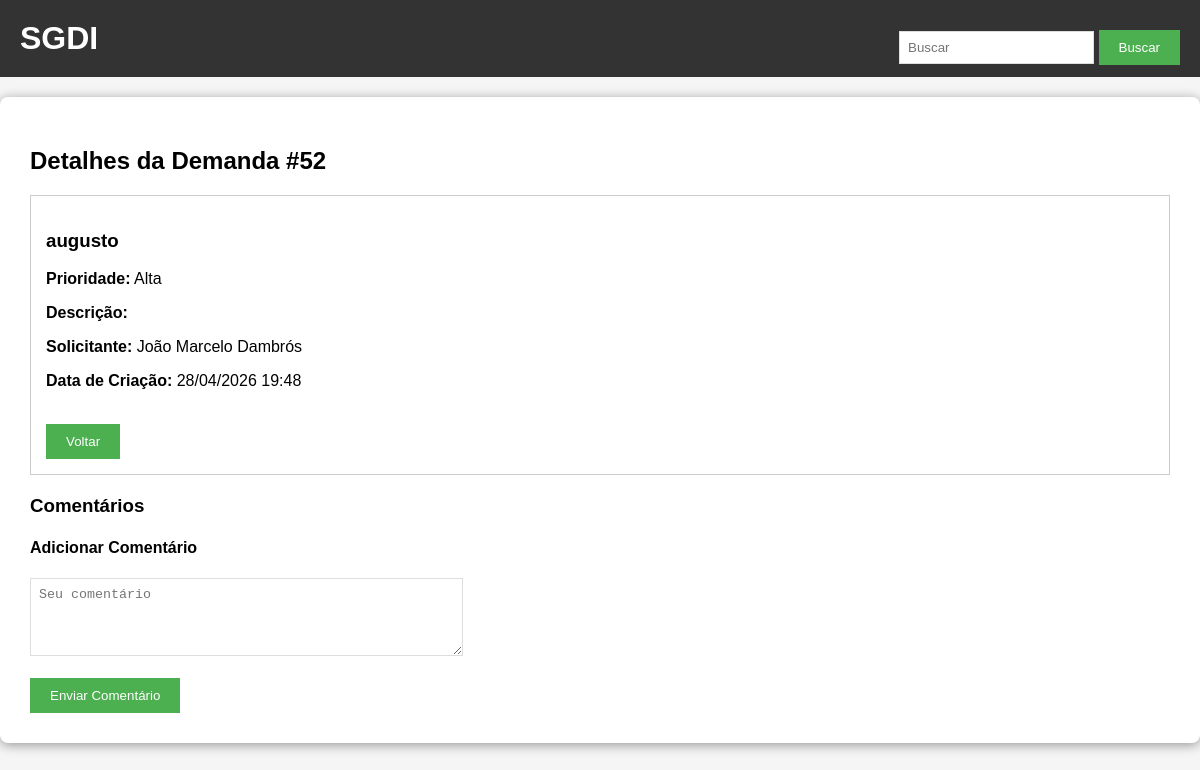
The app's page /detalhes/52 (signed in) with its own data.
### tables this page shows
CREATE TABLE demandas (
        id INTEGER PRIMARY KEY AUTOINCREMENT,
        titulo TEXT,
        descricao TEXT,
        solicitante TEXT,
        data_criacao TEXT,
        id_prioridade INTEGER,
        FOREIGN KEY (id_prioridade) REFERENCES prioridades(id)
    );

CREATE TABLE prioridades (
        id INTEGER PRIMARY KEY AUTOINCREMENT,
        peso INTEGER,
        valor TEXT
    );

### app.py (the view)
@app.route('/detalhes/<id>')
@login_required
def detalhes(id):
    conn = get_db()
    demanda = conn.execute('''
        SELECT d.*, p.valor as prioridade_nome
        FROM demandas d
        LEFT JOIN prioridades p ON d.id_prioridade = p.id
        WHERE d.id=?''', (id,)).fetchone()
    comentarios = conn.execute('SELECT * FROM comentarios WHERE demanda_id=?', (id,)).fetchall()
    conn.close()
    return render_template('detalhes.html', demanda=demanda, comentarios=comentarios)

### app.py (called while the page is built)
def get_db():
    conn = sqlite3.connect('demandas.db')
    conn.row_factory = sqlite3.Row
    return conn

def login_required(f):
    @wraps(f)
    def decorated(*args, **kwargs):
        if 'user_id' not in session:
            flash('Faça login para continuar.', 'warning')
            return redirect(url_for('auth.login'))
        return f(*args, **kwargs)
    return decorated

### templates/detalhes.html (shortened to what this page needs)
{% extends "base.html" %}
{% block content %}
<h2>Detalhes da Demanda #{{ demanda['id'] }}</h2>
<div style="border:1px solid #ccc; padding:15px; margin-bottom:20px;">
    <h3>{{ demanda['titulo'] }}</h3>
    <p><strong>Prioridade:</strong> {{ demanda['prioridade_nome'] }}</p>
    <p><strong>Descrição:</strong></p>
    <p><strong>Solicitante:</strong> {{ demanda['solicitante'] }}</p>
    <p><strong>Data de Criação:</strong> {{ demanda['data_criacao'] }}</p>
    <br>
    <a href="/"><button>Voltar</button></a>
</div>
<h3>Comentários</h3>
<h4>Adicionar Comentário</h4>
<form method="POST" action="/adicionar_comentario/{{ demanda['id'] }}">
    <textarea name="comentario" rows="4" cols="50" placeholder="Seu comentário" required></textarea><br><br>
    <button type="submit">Enviar Comentário</button>
</form>
{% endblock %}

### static/style.css (style rules this page uses)
body { font-family: Arial, sans-serif; background-color: #f5f5f5; padding: 0; margin: 0; }
button { background-color: #4CAF50; color: white; padding: 10px 20px; border: none; cursor: pointer; }
input[type="text"], textarea { padding: 8px; border: 1px solid #ddd; }
textarea { resize: vertical; }

### templates/base.html (style rules this page uses)
body { margin: 0; }

### records on screen
demandas: id "52", titulo "augusto", solicitante "João Marcelo Dambrós", data_criacao "28/04/2026 19:48"
prioridades: prioridade_nome "Alta"
